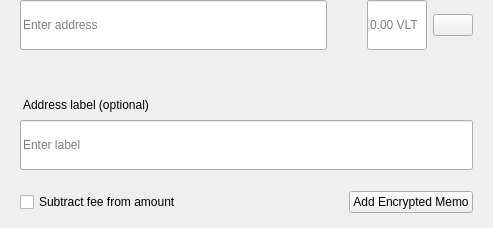
<?xml version="1.0" encoding="UTF-8"?>
<ui version="4.0">
 <class>SendMultiRow</class>
 <widget class="QWidget" name="SendMultiRow">
  <property name="geometry">
   <rect>
    <x>0</x>
    <y>0</y>
    <width>493</width>
    <height>228</height>
   </rect>
  </property>
  <property name="minimumSize">
   <size>
    <width>0</width>
    <height>0</height>
   </size>
  </property>
  <property name="maximumSize">
   <size>
    <width>16777215</width>
    <height>16777215</height>
   </size>
  </property>
  <property name="windowTitle">
   <string notr="true">N/A</string>
  </property>
  <layout class="QVBoxLayout" name="verticalLayout_3">
   <property name="spacing">
    <number>0</number>
   </property>
   <property name="leftMargin">
    <number>0</number>
   </property>
   <property name="topMargin">
    <number>0</number>
   </property>
   <property name="rightMargin">
    <number>20</number>
   </property>
   <property name="bottomMargin">
    <number>5</number>
   </property>
   <item alignment="Qt::AlignTop">
    <widget class="QWidget" name="widget" native="true">
     <property name="sizePolicy">
      <sizepolicy hsizetype="Expanding" vsizetype="Maximum">
       <horstretch>0</horstretch>
       <verstretch>0</verstretch>
      </sizepolicy>
     </property>
     <property name="minimumSize">
      <size>
       <width>0</width>
       <height>60</height>
      </size>
     </property>
     <property name="maximumSize">
      <size>
       <width>16777215</width>
       <height>85</height>
      </size>
     </property>
     <layout class="QHBoxLayout" name="horizontalLayout" stretch="6,0,2">
      <property name="spacing">
       <number>0</number>
      </property>
      <property name="leftMargin">
       <number>8</number>
      </property>
      <property name="topMargin">
       <number>0</number>
      </property>
      <property name="rightMargin">
       <number>0</number>
      </property>
      <property name="bottomMargin">
       <number>0</number>
      </property>
      <item alignment="Qt::AlignTop">
       <widget class="QStackedWidget" name="stackedAddress">
        <property name="minimumSize">
         <size>
          <width>0</width>
          <height>50</height>
         </size>
        </property>
        <property name="maximumSize">
         <size>
          <width>16777215</width>
          <height>50</height>
         </size>
        </property>
        <widget class="QWidget" name="page_4">
         <property name="sizePolicy">
          <sizepolicy hsizetype="Expanding" vsizetype="Preferred">
           <horstretch>0</horstretch>
           <verstretch>0</verstretch>
          </sizepolicy>
         </property>
         <property name="minimumSize">
          <size>
           <width>0</width>
           <height>50</height>
          </size>
         </property>
         <property name="maximumSize">
          <size>
           <width>16777215</width>
           <height>55</height>
          </size>
         </property>
         <layout class="QVBoxLayout" name="verticalLayout_7">
          <property name="spacing">
           <number>0</number>
          </property>
          <property name="leftMargin">
           <number>12</number>
          </property>
          <property name="topMargin">
           <number>0</number>
          </property>
          <property name="rightMargin">
           <number>0</number>
          </property>
          <property name="bottomMargin">
           <number>0</number>
          </property>
          <item>
           <widget class="QLineEdit" name="lineEditAddress">
            <property name="minimumSize">
             <size>
              <width>0</width>
              <height>50</height>
             </size>
            </property>
            <property name="maximumSize">
             <size>
              <width>16777215</width>
              <height>50</height>
             </size>
            </property>
            <property name="placeholderText">
             <string>Enter address</string>
            </property>
           </widget>
          </item>
         </layout>
        </widget>
        <widget class="QWidget" name="page_3"/>
       </widget>
      </item>
      <item>
       <spacer name="horizontalSpacer_3">
        <property name="orientation">
         <enum>Qt::Horizontal</enum>
        </property>
        <property name="sizeType">
         <enum>QSizePolicy::Fixed</enum>
        </property>
        <property name="sizeHint" stdset="0">
         <size>
          <width>40</width>
          <height>20</height>
         </size>
        </property>
       </spacer>
      </item>
      <item>
       <layout class="QHBoxLayout" name="horizontalLayout_2">
        <property name="spacing">
         <number>6</number>
        </property>
        <item alignment="Qt::AlignTop">
         <widget class="QLineEdit" name="lineEditAmount">
          <property name="sizePolicy">
           <sizepolicy hsizetype="Expanding" vsizetype="Preferred">
            <horstretch>0</horstretch>
            <verstretch>0</verstretch>
           </sizepolicy>
          </property>
          <property name="minimumSize">
           <size>
            <width>0</width>
            <height>50</height>
           </size>
          </property>
          <property name="maximumSize">
           <size>
            <width>16777215</width>
            <height>50</height>
           </size>
          </property>
          <property name="maxLength">
           <number>17</number>
          </property>
          <property name="alignment">
           <set>Qt::AlignLeading|Qt::AlignLeft|Qt::AlignVCenter</set>
          </property>
          <property name="placeholderText">
           <string notr="true">0.00 VLT</string>
          </property>
         </widget>
        </item>
        <item>
         <layout class="QVBoxLayout" name="verticalLayout">
          <property name="topMargin">
           <number>14</number>
          </property>
          <property name="bottomMargin">
           <number>0</number>
          </property>
          <item alignment="Qt::AlignTop">
           <widget class="QPushButton" name="btnMenu">
            <property name="minimumSize">
             <size>
              <width>0</width>
              <height>0</height>
             </size>
            </property>
            <property name="maximumSize">
             <size>
              <width>16777215</width>
              <height>16777215</height>
             </size>
            </property>
            <property name="focusPolicy">
             <enum>Qt::NoFocus</enum>
            </property>
            <property name="text">
             <string/>
            </property>
           </widget>
          </item>
         </layout>
        </item>
       </layout>
      </item>
     </layout>
    </widget>
   </item>
   <item>
    <widget class="QWidget" name="layoutLabel" native="true">
     <property name="minimumSize">
      <size>
       <width>0</width>
       <height>0</height>
      </size>
     </property>
     <property name="maximumSize">
      <size>
       <width>16777215</width>
       <height>16777215</height>
      </size>
     </property>
     <layout class="QVBoxLayout" name="verticalLayout_9">
      <property name="spacing">
       <number>6</number>
      </property>
      <property name="leftMargin">
       <number>20</number>
      </property>
      <property name="topMargin">
       <number>0</number>
      </property>
      <property name="rightMargin">
       <number>0</number>
      </property>
      <property name="bottomMargin">
       <number>10</number>
      </property>
      <item>
       <spacer name="verticalSpacer">
        <property name="orientation">
         <enum>Qt::Vertical</enum>
        </property>
        <property name="sizeType">
         <enum>QSizePolicy::Fixed</enum>
        </property>
        <property name="sizeHint" stdset="0">
         <size>
          <width>20</width>
          <height>20</height>
         </size>
        </property>
       </spacer>
      </item>
      <item>
       <widget class="QLabel" name="labelSubtitleDescription">
        <property name="styleSheet">
         <string notr="true">margin-bottom:2px;
margin-left:0.05px;
padding:0px;</string>
        </property>
        <property name="text">
         <string>Address label (optional)</string>
        </property>
       </widget>
      </item>
      <item>
       <widget class="QLineEdit" name="lineEditDescription">
        <property name="minimumSize">
         <size>
          <width>0</width>
          <height>50</height>
         </size>
        </property>
        <property name="maximumSize">
         <size>
          <width>16777215</width>
          <height>50</height>
         </size>
        </property>
        <property name="placeholderText">
         <string>Enter label</string>
        </property>
       </widget>
      </item>
      <item>
       <spacer name="verticalSpacer_2">
        <property name="orientation">
         <enum>Qt::Vertical</enum>
        </property>
        <property name="sizeType">
         <enum>QSizePolicy::Fixed</enum>
        </property>
        <property name="sizeHint" stdset="0">
         <size>
          <width>20</width>
          <height>15</height>
         </size>
        </property>
       </spacer>
      </item>
      <item>
       <widget class="QWidget" name="containerMemo" native="true">
        <layout class="QHBoxLayout" name="horizontalLayout_5">
         <property name="leftMargin">
          <number>0</number>
         </property>
         <property name="topMargin">
          <number>0</number>
         </property>
         <property name="rightMargin">
          <number>0</number>
         </property>
         <property name="bottomMargin">
          <number>0</number>
         </property>
         <item>
          <widget class="QCheckBox" name="checkboxSubtractFeeFromAmount">
           <property name="toolTip">
            <string>The fee will be deducted from the amount being sent. The recipient will receive less VLT than you enter in the amount field. If multiple recipients are selected, the fee is split equally.</string>
           </property>
           <property name="text">
            <string>Subtract fee from amount</string>
           </property>
          </widget>
         </item>
         <item>
          <spacer name="horizontalSpacer">
           <property name="orientation">
            <enum>Qt::Horizontal</enum>
           </property>
           <property name="sizeHint" stdset="0">
            <size>
             <width>40</width>
             <height>20</height>
            </size>
           </property>
          </spacer>
         </item>
         <item>
          <widget class="QPushButton" name="btnAddMemo">
           <property name="text">
            <string notr="true">Add Encrypted Memo</string>
           </property>
          </widget>
         </item>
        </layout>
       </widget>
      </item>
     </layout>
    </widget>
   </item>
  </layout>
 </widget>
 <resources/>
 <connections/>
</ui>
